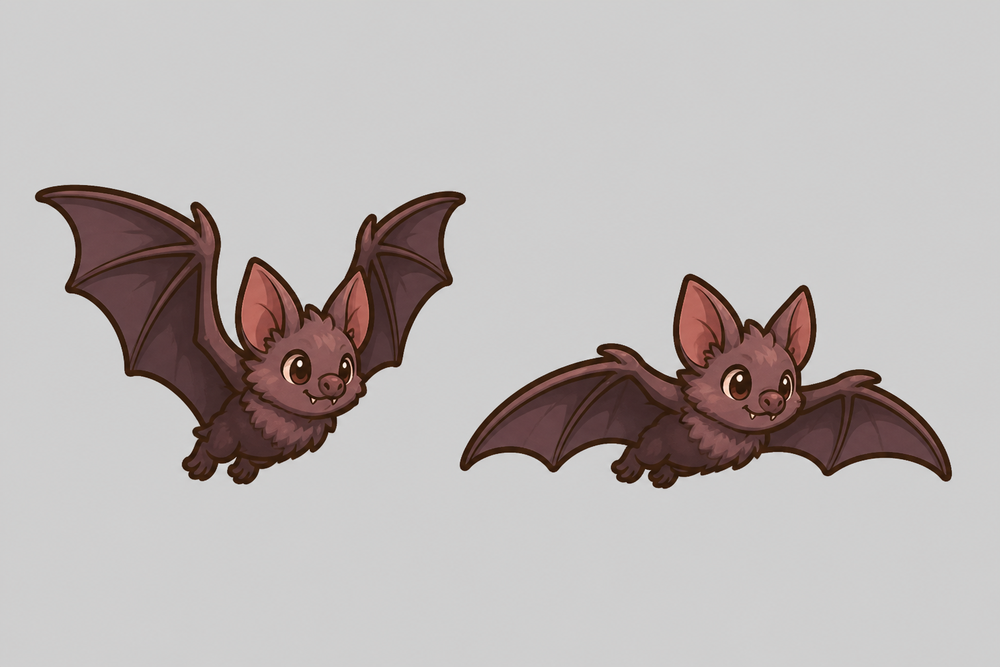
#> input picture assets/source/cave/cave_bat_strip_concept.png, 1000 x 667 px, shrunk from 1536 x 1024 before the run
$ python fix_cave_visuals.py
#> lines starting #> are read from the running program, lines starting #| are printed output that depends on the picture; after the words box and inside, x2 and y2 are one past the last pixel; in counts of white or black regions, pixels touching at a corner belong together
### tools/art_pipeline.py
#!/usr/bin/env python3
"""Reusable pipeline for turning hand-drawn concept art into game-ready sprites.

Generated concept art (see `.cursor/rules/art-style.mdc`) usually arrives on a
*painted* light checkerboard or flat white background rather than real alpha
transparency. This module keys that background out, then trims/scales/aligns the
figure onto the game's sprite canvas so animation frames stay registered.

Typical use::

    from tools.art_pipeline import cutout, frame_sprite, slice_strip

    idle = frame_sprite(cutout("concept_idle.png"))            # -> 64x64 RGBA
    runs = [frame_sprite(f) for f in slice_strip(cutout("run_strip.png"))]

The on-foot player frames are 64x64 with the figure ~60 px tall and feet resting
on y=63 (matches the cowboy frames in assets/player/). Override target_h /
baseline / canvas for other sprite sizes (e.g. mounted horse frames).
"""

from __future__ import annotations

from collections import deque
from pathlib import Path

from PIL import Image


def _is_bg(r: int, g: int, b: int, *, level: int = 208, sat: int = 22) -> bool:
    """A pixel is background if it is light *and* near-gray (checker or white)."""
    return min(r, g, b) >= level and (max(r, g, b) - min(r, g, b)) <= sat


def cutout(
    src: str | Path,
    *,
    feather: int = 3,
    level: int = 208,
    sat: int = 22,
    punch_holes: bool = True,
) -> Image.Image:
    """Remove a painted checkerboard / flat white background via border flood fill.

    Only background-connected light pixels are cleared, so the character's own
    interior whites (eye highlights, teeth) are preserved. A few feather passes
    grow transparency into the anti-aliased halo to avoid a bright fringe.

    Lower ``level`` (e.g. 185) keys stubborner painted mattes that sit below the
    default light-gray threshold; default 208 matches existing call sites.

    When ``punch_holes`` is true, remaining *flat* near-gray pockets (enclosed
    matte between legs/arms that flood-fill cannot reach from the border) are
    cleared too. Warm cream highlights are kept by requiring near-neutral chroma.
    """
    im = Image.open(src).convert("RGBA")
    w, h = im.size
    px = im.load()
    bg = bytearray(w * h)
    dq: deque[tuple[int, int]] = deque()

    def idx(x: int, y: int) -> int:
        return y * w + x

    seeds = [(x, y) for x in range(w) for y in (0, h - 1)]
    seeds += [(x, y) for y in range(h) for x in (0, w - 1)]
    for x, y in seeds:
        r, g, b, _ = px[x, y]
        if _is_bg(r, g, b, level=level, sat=sat) and not bg[idx(x, y)]:
            bg[idx(x, y)] = 1
            dq.append((x, y))

    while dq:
        x, y = dq.popleft()
        for nx, ny in ((x + 1, y), (x - 1, y), (x, y + 1), (x, y - 1)):
            if 0 <= nx < w and 0 <= ny < h and not bg[idx(nx, ny)]:
                r, g, b, _ = px[nx, ny]
                if _is_bg(r, g, b, level=level, sat=sat):
                    bg[idx(nx, ny)] = 1
                    dq.append((nx, ny))

    if punch_holes:
        # Enclosed limb gaps keep painted matte that never touches the border.
        # Only punch near-neutral grays so warm cream face highlights survive.
        hole_level = min(level, 150)
        for y in range(h):
            for x in range(w):
                if bg[idx(x, y)]:
                    continue
                r, g, b, _ = px[x, y]
                if min(r, g, b) >= hole_level and (max(r, g, b) - min(r, g, b)) <= 12:
                    bg[idx(x, y)] = 1

    for _ in range(feather):
        add: list[tuple[int, int]] = []
        for y in range(h):
            for x in range(w):
                if bg[idx(x, y)]:
                    continue
                r, g, b, _ = px[x, y]
                if min(r, g, b) >= 196 and (max(r, g, b) - min(r, g, b)) <= 30:
                    for nx, ny in ((x + 1, y), (x - 1, y), (x, y + 1), (x, y - 1)):
                        if 0 <= nx < w and 0 <= ny < h and bg[idx(nx, ny)]:
                            add.append((x, y))
                            break
        for x, y in add:
            bg[idx(x, y)] = 1

    for y in range(h):
        for x in range(w):
            if bg[idx(x, y)]:
                r, g, b, _ = px[x, y]
                px[x, y] = (r, g, b, 0)
    return im


def slice_strip(im: Image.Image, *, min_gap_frac: float = 0.01) -> list[Image.Image]:
    """Split a horizontal sprite-sheet row into figures by empty (alpha) columns."""
    w, h = im.size
    alpha = im.split()[3]
    ap = alpha.load()
    col_has = [any(ap[x, y] > 8 for y in range(h)) for x in range(w)]

    segments: list[tuple[int, int]] = []
    start = None
    for x in range(w):
        if col_has[x] and start is None:
            start = x
        elif not col_has[x] and start is not None:
            segments.append((start, x))
            start = None
    if start is not None:
        segments.append((start, w))

    # Merge segments separated by tiny gaps (stray ink between limbs).
    min_gap = max(2, int(w * min_gap_frac))
    merged: list[list[int]] = []
    for s, e in segments:
        if merged and s - merged[-1][1] <= min_gap:
            merged[-1][1] = e
        else:
            merged.append([s, e])

    figures = [im.crop((s, 0, e, h)) for s, e in merged]
    figures = [f for f in figures if f.getbbox() is not None]
    return figures


# [24 lines left out: function frame_sprite, not called in this run]


# [8 lines that do not run on import are left out]

### tools/fix_cave_visuals.py
#!/usr/bin/env python3
"""Fix cave biome cutouts, strip slicing, ladder matte, bow gaps, and procedural fillers."""

from __future__ import annotations

import sys
from collections import deque
from pathlib import Path

from PIL import Image, ImageDraw, ImageEnhance

ROOT = Path(__file__).resolve().parents[1]
sys.path.insert(0, str(ROOT))

from tools.art_pipeline import cutout, frame_sprite, slice_strip  # noqa: E402

SOURCE = ROOT / "assets" / "source" / "cave"
OUT = ROOT / "assets" / "world"
WRITTEN: list[Path] = []


# [42 lines left out: functions _save, _fit, _feet, _clear_pct, _content_height, not called in this run]


def _force_split_halves(im: Image.Image, *, gap: int = 8) -> list[Image.Image]:
    """Split a strip into left/right halves by content bbox mid-x.

    Leaves a few transparent columns at the cut so each figure does not keep
    a sliver of the neighboring sprite when wings nearly touch.
    """
    bbox = im.getbbox()
    if bbox is None:
        return []
    x0, y0, x1, y1 = bbox
    mid = (x0 + x1) // 2
    half = max(1, gap // 2)
    left = im.crop((x0, y0, max(x0 + 1, mid - half), y1))
    right = im.crop((min(x1 - 1, mid + half), y0, x1, y1))
    return [f for f in (left, right) if f.getbbox() is not None]


def _opaque_coords(px, w: int, h: int, *, alpha_thresh: int = 8) -> list[tuple[int, int]]:
    return [(x, y) for y in range(h) for x in range(w) if px[x, y][3] > alpha_thresh]


def _content_bbox_alpha(px, w: int, h: int, *, alpha_thresh: int = 8):
    xs: list[int] = []
    ys: list[int] = []
    for y in range(h):
        for x in range(w):
            if px[x, y][3] > alpha_thresh:
                xs.append(x)
                ys.append(y)
    if not xs:
        return None
    return min(xs), min(ys), max(xs) + 1, max(ys) + 1


def _column_opaque_ys(px, x: int, h: int, *, alpha_thresh: int = 8) -> list[int]:
    return [y for y in range(h) if px[x, y][3] > alpha_thresh]


def _has_vertical_gap(ys: list[int]) -> bool:
    if len(ys) < 2:
        return False
    ys = sorted(ys)
    return any(ys[i] - ys[i - 1] > 1 for i in range(1, len(ys)))


def _leftward_span(px, x: int, y: int, *, alpha_thresh: int = 8) -> int:
    lx = x
    while lx > 0 and px[lx - 1, y][3] > alpha_thresh:
        lx -= 1
    return x - lx + 1


# [5 lines left out: function _rightward_span, not called in this run]


def _clear_xy(px, x: int, y: int) -> None:
    r, g, b, _ = px[x, y]
    px[x, y] = (r, g, b, 0)


def _keep_main_component(im: Image.Image, *, alpha_thresh: int = 8) -> Image.Image:
    """Keep the 4-connected component seeded from the opaque-pixel centroid."""
    out = im.copy()
    w, h = out.size
    px = out.load()
    coords = _opaque_coords(px, w, h, alpha_thresh=alpha_thresh)
    if not coords:
        return out
    cx = sum(x for x, _ in coords) // len(coords)
    cy = sum(y for _, y in coords) // len(coords)
    start = None
    for r in range(max(w, h)):
        for dy in range(-r, r + 1):
            for dx in range(-r, r + 1):
                x, y = cx + dx, cy + dy
                if 0 <= x < w and 0 <= y < h and px[x, y][3] > alpha_thresh:
                    start = (x, y)
                    break
            if start is not None:
                break
        if start is not None:
            break
    if start is None:
        return out
    main: set[tuple[int, int]] = {start}
    q: deque[tuple[int, int]] = deque([start])
    while q:
        x, y = q.popleft()
        for dx, dy in ((1, 0), (-1, 0), (0, 1), (0, -1)):
            nx, ny = x + dx, y + dy
            if (
                0 <= nx < w
                and 0 <= ny < h
                and (nx, ny) not in main
                and px[nx, ny][3] > alpha_thresh
            ):
                main.add((nx, ny))
                q.append((nx, ny))
    for x, y in coords:
        if (x, y) not in main:
            _clear_xy(px, x, y)
    return out


# Back-compat alias used elsewhere / older call sites.
_keep_largest_component = _keep_main_component


def _trim_far_edge_strip(im: Image.Image, *, side: str, max_cols: int = 4) -> Image.Image:
    """Clear thin far-edge wing-bleed that stays 4-connected via a 1px bridge.

    Neighbor-bat slivers often remain attached after half-slice + largest-component
    keep. Clear them when they are sparse, vertically gapped, or tip columns that
    are not a wide wing surface spanning into the body.
    """
    out = im.copy()
    w, h = out.size
    if w < 8:
        return out
    px = out.load()
    alpha = 8
    bbox = _content_bbox_alpha(px, w, h, alpha_thresh=alpha)
    if bbox is None:
        return out
    x0, _y0, x1, _y1 = bbox

    # Pass A: rightmost/leftmost 2 columns — drop pixels without a wide tip span.
    edge_cols = [x1 - 1, x1 - 2] if side == "right" else [x0, x0 + 1]
    for x in edge_cols:
        if not (0 <= x < w):
            continue
        for y in range(h):
            if px[x, y][3] <= alpha:
                continue
            span = (
                _leftward_span(px, x, y, alpha_thresh=alpha)
                if side == "right"
                else _rightward_span(px, x, y, w, alpha_thresh=alpha)
            )
            if span < 4:
                _clear_xy(px, x, y)

    # Pass B: rightmost/leftmost 1–3 columns — thin / discontinuous strips.
    if side == "right":
        probe = list(range(x1 - 1, max(x0, x1 - 3) - 1, -1))
    else:
        probe = list(range(x0, min(x1, x0 + 3)))
    for x in probe:
        ys = _column_opaque_ys(px, x, h, alpha_thresh=alpha)
        if not ys:
            continue
        n = len(ys)
        if side == "right":
            scan = range(x - 1, max(x0 - 1, x - 8), -1)
        else:
            scan = range(x + 1, min(x1, x + 8))
        gap_before_body = False
        found_body = False
        for sx in scan:
            sn = len(_column_opaque_ys(px, sx, h, alpha_thresh=alpha))
            if sn == 0:
                gap_before_body = True
            if sn >= 18:
                found_body = True
                break
        yspan = max(ys) - min(ys) + 1
        fill = n / max(1, yspan)
        # Solid wing tips often have 18–24 opaque cols — only treat as bleed when
        # sparse (gaps / low fill) or separated from dense body by a clear gap.
        discontinuous = gap_before_body or _has_vertical_gap(ys) or (not found_body)
        sparse_strip = yspan >= 8 and fill < 0.55 and n < 25
        if n < 25 and (discontinuous or sparse_strip):
            if _has_vertical_gap(ys) and n >= 6:
                runs: list[list[int]] = []
                run = [ys[0]]
                for yy in ys[1:]:
                    if yy == run[-1] + 1:
                        run.append(yy)
                    else:
                        runs.append(run)
                        run = [yy]
                runs.append(run)
                runs.sort(key=len, reverse=True)
                for run in runs[1:]:
                    for yy in run:
                        _clear_xy(px, x, yy)
                edge_dist = (x1 - 1 - x) if side == "right" else (x - x0)
                if len(runs[0]) < 8 and edge_dist <= 2:
                    for yy in runs[0]:
                        _clear_xy(px, x, yy)
            else:
                for y in ys:
                    _clear_xy(px, x, y)

    # Pass C: shave far-edge columns separated by a transparent gap from body mass,
    # or tiny tip columns (<=6 opaque) at the content bbox edge.
    changed = True
    while changed:
        changed = False
        bbox = _content_bbox_alpha(px, w, h, alpha_thresh=alpha)
        if bbox is None:
            break
        x0, _y0, x1, _y1 = bbox
        x = x1 - 1 if side == "right" else x0
        ys = _column_opaque_ys(px, x, h, alpha_thresh=alpha)
        if not ys:
            break
        if side == "right":
            scan = range(x - 1, max(-1, x - 12), -1)
        else:
            scan = range(x + 1, min(w, x + 12))
        saw_gap = False
        body_after_gap = False
        for sx in scan:
            sn = len(_column_opaque_ys(px, sx, h, alpha_thresh=alpha))
            if sn == 0:
                saw_gap = True
            elif saw_gap and sn >= 12:
                body_after_gap = True
                break
            elif not saw_gap and sn >= 25:
                break
        thin = len(ys) < 25
        if (saw_gap and body_after_gap and thin) or (thin and _has_vertical_gap(ys)):
            for y in ys:
                _clear_xy(px, x, y)
            changed = True
            continue
        if thin and len(ys) <= 6:
            nx = x - 1 if side == "right" else x + 1
            nys = _column_opaque_ys(px, nx, h, alpha_thresh=alpha) if 0 <= nx < w else []
            if len(ys) <= 4 or (len(nys) < 15 and len(ys) <= 6):
                for y in ys:
                    _clear_xy(px, x, y)
                changed = True

    return out


def _clean_bat_figure(fig: Image.Image, *, index: int) -> Image.Image:
    """Drop neighboring-bat bleed after a half-slice (and after framing)."""
    cleaned = _keep_main_component(fig)
    side = "right" if index == 0 else "left"
    # Trim can expose a new far-edge fringe pixel; converge so the helper is
    # idempotent when re-run on an already-cleaned frame.
    for _ in range(6):
        nxt = _trim_far_edge_strip(cleaned, side=side, max_cols=4)
        if list(nxt.get_flattened_data()) == list(cleaned.get_flattened_data()):
            return nxt
        cleaned = nxt
    return cleaned


def _slice_or_halves(im: Image.Image) -> list[Image.Image]:
    figs = slice_strip(im)
    if len(figs) >= 2:
        return figs[:2]
    return _force_split_halves(im)[:2]


# [269 lines left out: functions _magenta_tint, _is_near_wood, fix_ladder, densify_tile, solidify_cave_floor_tile, lift_cave_dirt_brightness, not called in this run]


def fix_bats() -> None:
    src = SOURCE / "cave_bat_strip_concept.png"
    cut = cutout(src, level=185)
#> the loop in cutout, `for x, y in seeds:` made 3334 passes
#> (r, g, b) on passes 1 to 3: (206, 205, 205), (206, 204, 205), (207, 207, 207)
#> the loop in cutout, `while dq:` made 552472 passes
#> (x, y) on passes 1 to 3: (0, 0), (0, 666), (1, 0)
    figs = _slice_or_halves(cut)
    if len(figs) < 2:
        # Try slightly different levels.
        for lvl in (180, 190, 200):
            cut = cutout(src, level=lvl)
            figs = _slice_or_halves(cut)
            if len(figs) >= 2:
                print(f"bats: used cutout level={lvl}")
                break
    if len(figs) < 2:
        raise RuntimeError(f"bat strip: expected 2 figures, got {len(figs)}")
    for i, fig in enumerate(figs[:2]):
        fig = _clean_bat_figure(fig, index=i)
        framed = _fit(fig, (96, 64))
        # Re-clean after framing: LANCZOS resize can reintroduce soft edge bridges.
        framed = _clean_bat_figure(framed, index=i)
        _save(framed, OUT / f"cave_bat_{i}.png")
        print(f"cave_bat_{i}: clear%={_clear_pct(framed):.1f}")


# [768 lines left out: functions _is_bow_fill_candidate, _is_bow_wood_pixel, _is_bowstring_pixel, _region_near_bow, count_skeleton_bow_fill_candidates, clear_skeleton_bow_gaps and 16 more, not called in this run]


def main() -> int:
    fix_bats()
#> in fix_bats, `cut = cutout(src, level=185)`:
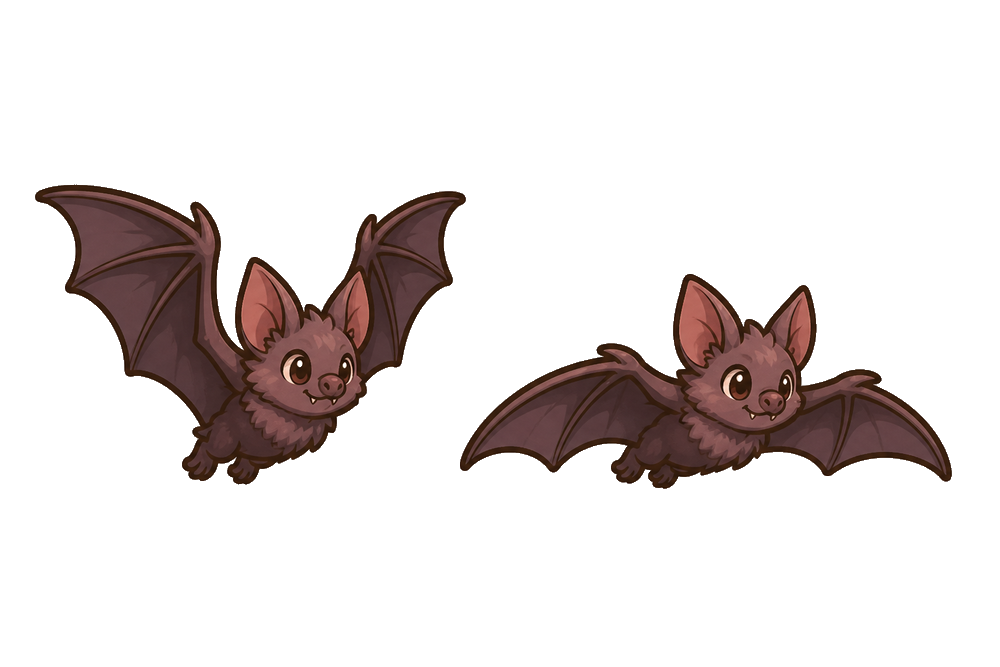
#> cut: PIL image 1000x667 RGBA; mean R, G, B, A 187, 180.8, 179.9, 43.5; transparent parts drawn white
#> in slice_strip, `alpha = im.split()[3]`:
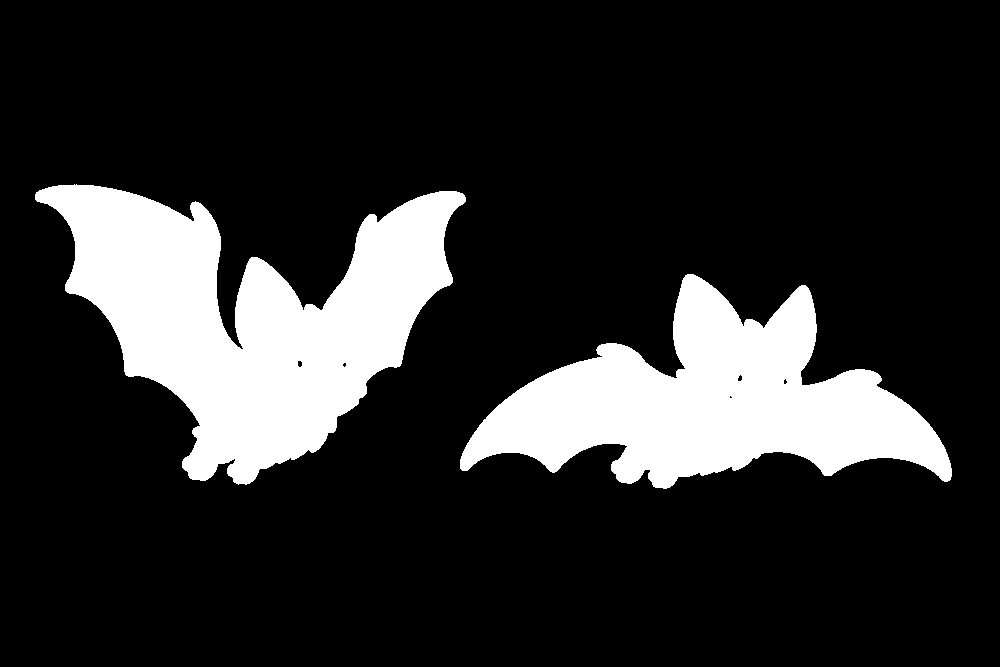
#> alpha: PIL image 1000x667 L; 17.1% white; 2 white regions, box (x1, y1, x2, y2) and area: (35, 184, 466, 485) 62945, (460, 274, 952, 489) 50946
#> in slice_strip, `col_has = [any(ap[x, y] > 8 for y in range(h)) for x in range(w)]`: col_has = 1000 items, first 6: False, False, False, False, False, False
#> after the loop in slice_strip, `for x in range(w):`: segments = [(35, 952)]
#> the loop in slice_strip, `for s, e in segments:` made 1 pass
#> after the loop in slice_strip, `for s, e in segments:`: merged = [[35, 952]]
#> in slice_strip, `figures = [im.crop((s, 0, e, h)) for s, e in merged]`: figures = 1 item
#> in _force_split_halves, `bbox = im.getbbox()`: bbox = (35, 184, 952, 489)
#> in _force_split_halves, `x0, y0, x1, y1 = bbox`: x0 = 35; y0 = 184; x1 = 952; y1 = 489
#> in _force_split_halves, `mid = (x0 + x1) // 2`: mid = 493
#> in _force_split_halves, `left = im.crop((x0, y0, max(x0 + 1, mid - half), y1))`:
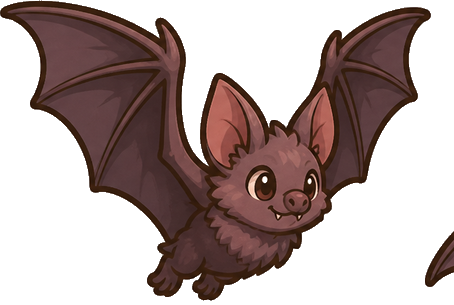
#> left: PIL image 454x305 RGBA; mean R, G, B, A 153.1, 137.4, 134.9, 117.6; transparent parts drawn white
#> in _force_split_halves, `right = im.crop((min(x1 - 1, mid + half), y0, x1, y1))`:
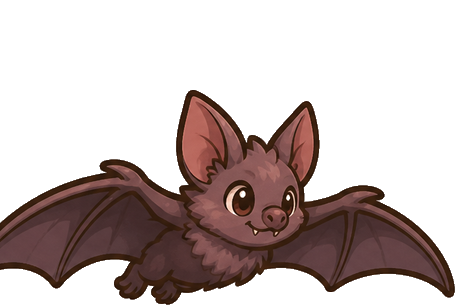
#> right: PIL image 455x305 RGBA; mean R, G, B, A 166.2, 153.3, 151.2, 91.3; transparent parts drawn white
#> in fix_bats, `figs = _slice_or_halves(cut)`: figs = 2 items
#> the loop in fix_bats, `for i, fig in enumerate(figs[:2]):` made 1 pass
    fix_skeleton_walk()
    fix_skeleton_bow_gaps()
    fix_ladder()
    fix_camp_and_impact()
    fix_floors()
    make_acid_drip_splash()
    make_stalactite_hang()
    make_stalactite_static()
    import subprocess

    subprocess.check_call([sys.executable, str(ROOT / "tools" / "build_poison_fungus_frames.py")])
    # Multi-height cowboy ceiling segments (also refreshes fill + legacy tile).
    subprocess.check_call([sys.executable, str(ROOT / "tools" / "build_cave_ceiling_segments.py")])
    solidify_cave_sky_edges()
    verify()
    print("\n=== files written ===")
    # Unique preserve order
    seen: set[Path] = set()
    for p in WRITTEN:
        if p in seen:
            continue
        seen.add(p)
        print(p.relative_to(ROOT))
    return 0


if __name__ == "__main__":
#> (the run stopped early here; a loop or call above may not have finished)
